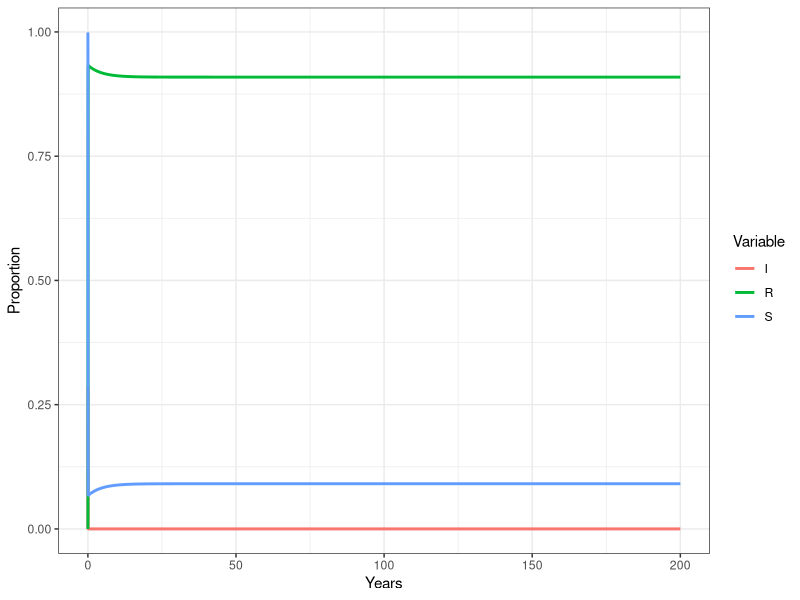
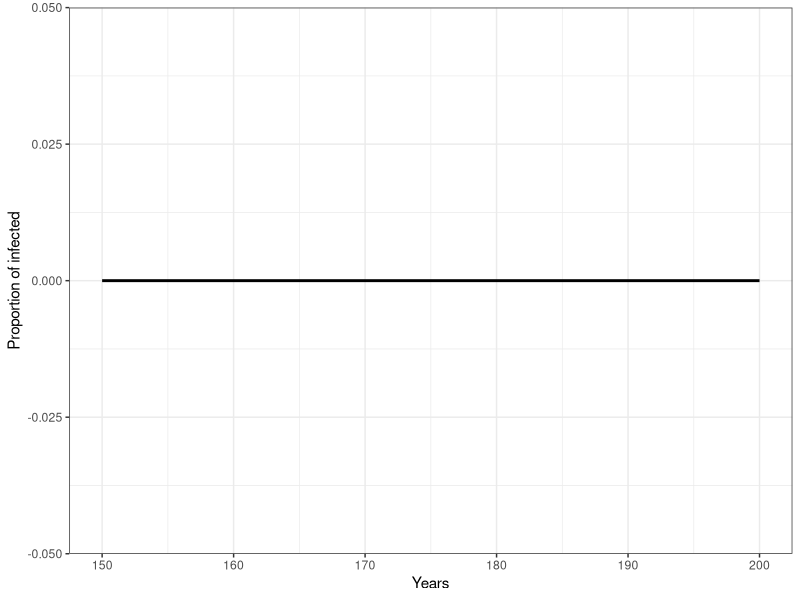
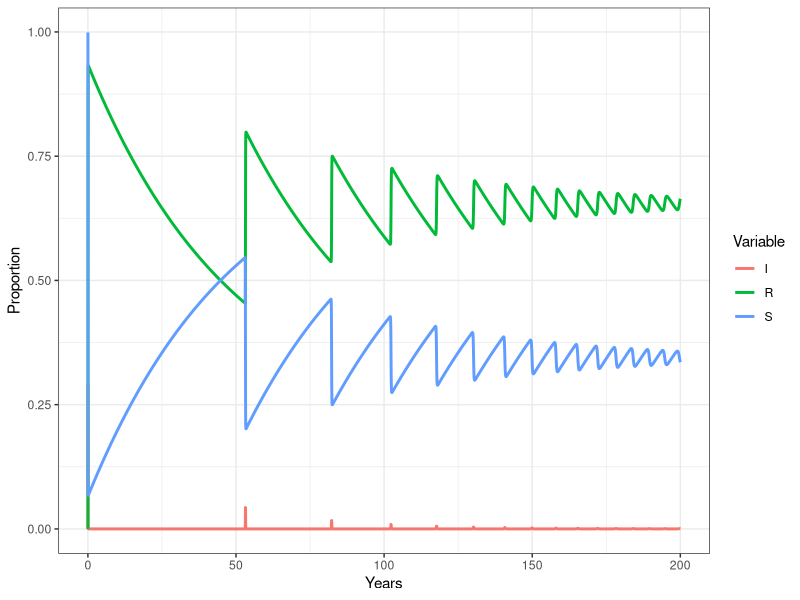
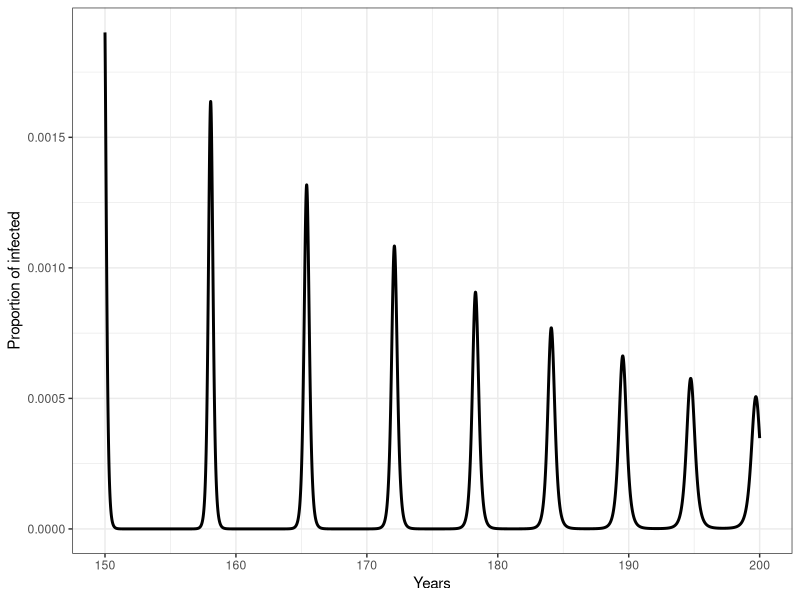

Here is the R script that generated these plots, in order:
## ---- chunk 1
library(knitr)
library(deSolve)
library(tidyverse)

opts_chunk$set(
  progress=TRUE,
  prompt=FALSE,tidy=FALSE,highlight=TRUE,
  strip.white=TRUE,
  warning=TRUE,
  message=FALSE,
  error=TRUE,
  echo=TRUE,
  cache=TRUE,
  results='hide',
  fig.show='asis',
  size='small',
  fig.height=4,fig.width=6.83
)
options(
  keep.source=TRUE,
  encoding="UTF-8"
)
## ---- chunk 2

#setup
Csir = function(t, y, pars){
  S = y[1]
  I = y[2]
  R = y[3]
  
  beta <- pars["beta"]
  gamma <- pars["gamma"]
  mu <- pars["mu"]
  v <- pars["v"]
  
  #width(as.list(parmas), {
    dS = mu - beta*S*I - v*S- mu*S
    dI = beta*S*I - gamma*I -mu*I
    dR = gamma*I + v*S- mu*R
    cout <- c(dS, dI, dR)
    list(cout)
  #})

}


#parms

times1 <- seq(0, 200, by=1/365)
paras1 <- c(beta = 265, gamma = 91.25, mu=0.02, v=0.2)
init1 <- c(S=0.999, I=0.001, R=0)


C_out <- ode(y = init1, times = times1, func = Csir, parms = paras1)%>% as.tibble()

champlot <- C_out%>% pivot_longer(cols = S:R, 
  names_to = "Variable", values_to = "Proportion") %>%
  ggplot(aes(x = time, y = Proportion, col = Variable)) + 
  geom_line(size = 1) + theme_bw() + xlab("Years")

champlot

#150 years

Champ150 <- C_out %>% filter(time >=150) %>% ggplot(aes(x=time, y=I)) + geom_line(size=1)+ theme_bw()+ labs(x= "Years", y = "Proportion of infected")

Champ150
## ---- chunk 3
Usir <- function(t, y, pars){
  S = y[1]
  I = y[2]
  R = y[3]
  
  beta <- pars["beta"]
  gamma <- pars["gamma"]
  mu <- pars["mu"]
  p <- pars["p"]
  
  dS <- mu*(1-p) - beta*S*I - mu*S
  dI <- beta*S*I - gamma*I - mu*I
  dR <- gamma*I + mu*p - mu*R 
  
  Uout <- c(dS, dI, dR)
  list(Uout)
}

times2 <- seq(0, 200, by=1/365)
paras2 <- c(beta = 265, gamma = 91.25, mu=0.02, p=0.2)
init2 <- c(S=0.999, I=0.001, R=0)

U_out <- ode(y = init2, times = times2, func = Usir, parms = paras2)%>% as.tibble()

Uplot <- U_out %>% pivot_longer(cols = S:R, 
  names_to = "Variable", values_to = "Proportion") %>%
  ggplot(aes(x = time, y = Proportion, col = Variable)) + 
  geom_line(size = 1) + theme_bw() + xlab("Years")

Uplot


#150 years

U150 <- U_out %>% filter(time >=150) %>% ggplot(aes(x=time, y=I)) + geom_line(size=1)+ theme_bw()+ labs(x= "Years", y = "Proportion of infected")

U150
